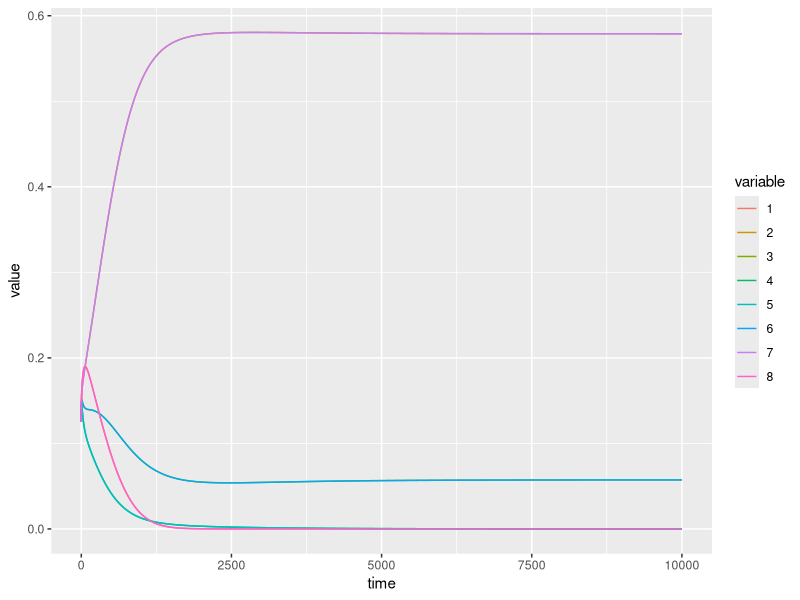
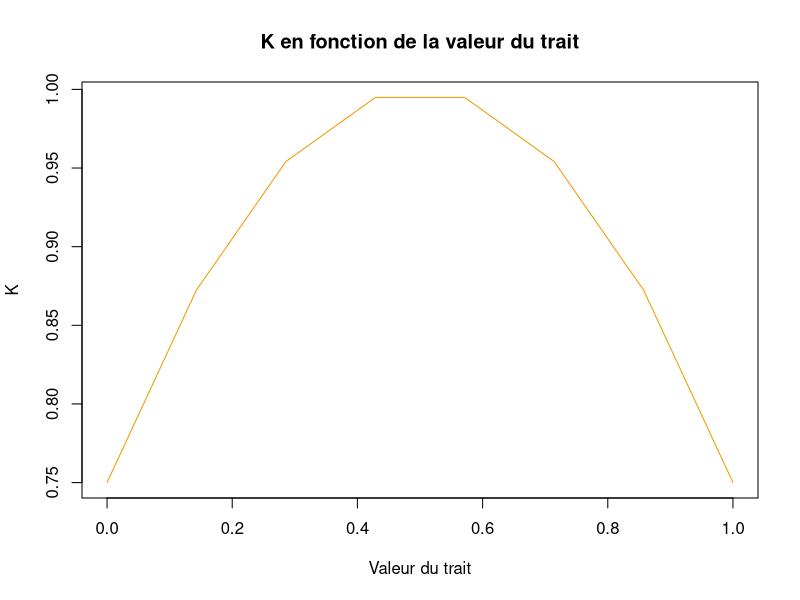
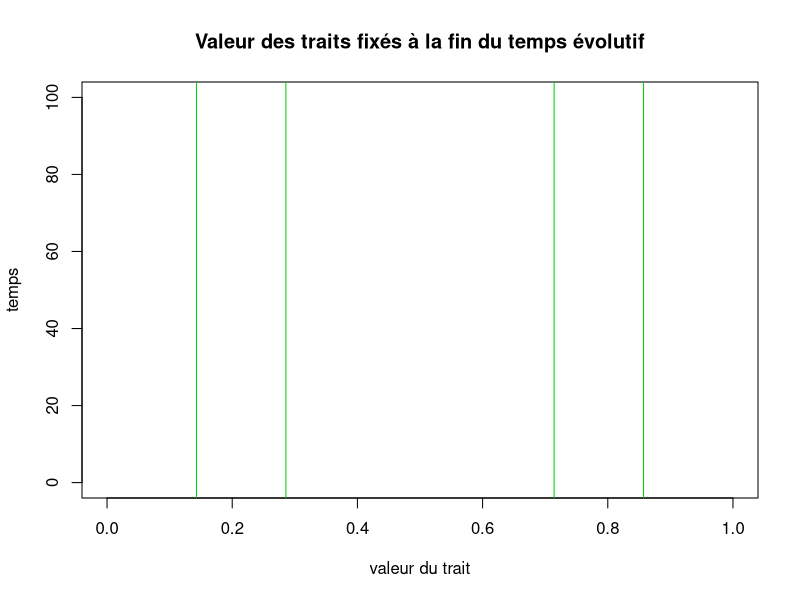
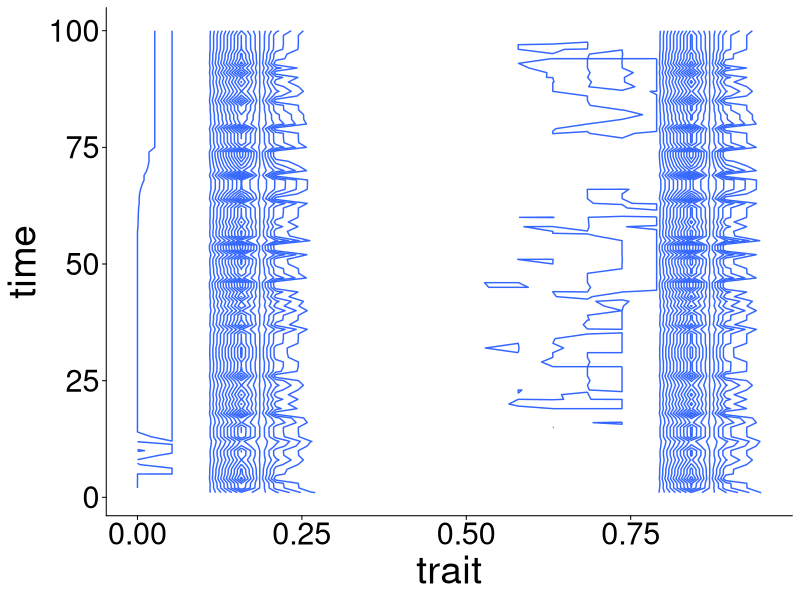
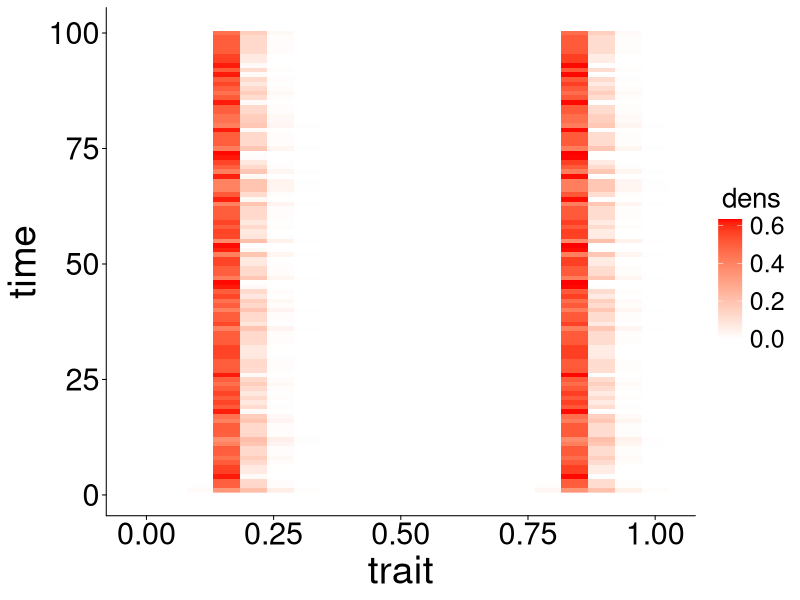
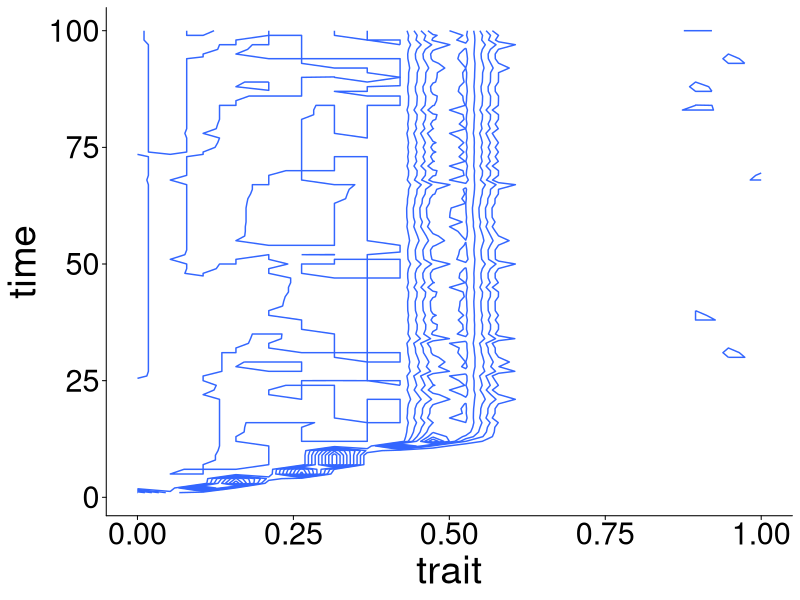
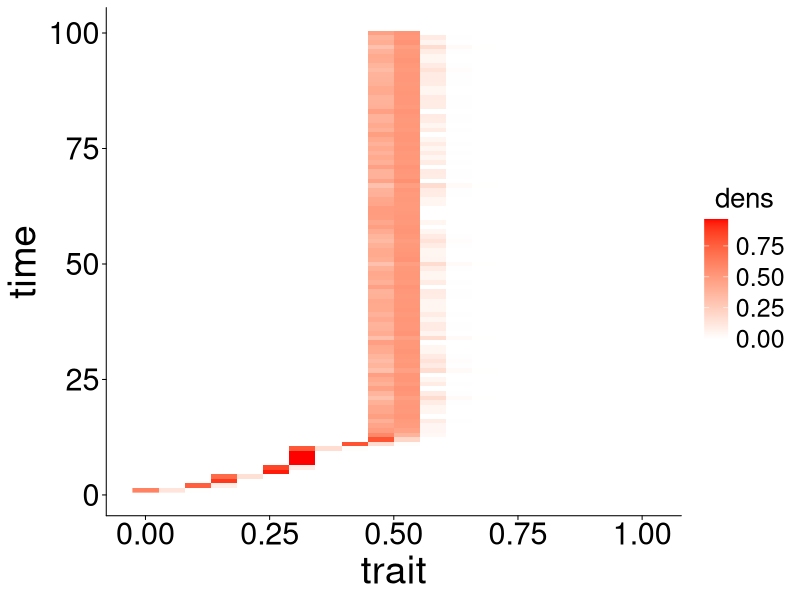

Write the R code that produced these figures, in order. (Note: this script raises an error after producing the figures.)
## ---- chunk 1
rm(list=ls())
library(deSolve)
library(tidyverse)
## ---- chunk 2
main_theme = theme_bw()+
  theme(line = element_blank(), 
        axis.line = element_line(colour = "black"),
        panel.border = element_blank(),
        axis.ticks =  element_line(colour = "black"),
        axis.text.x = element_text(colour = "black", size=22),
        axis.text.y = element_text(colour = "black", size=22),
        legend.title = element_text(colour = "black", size=20),
        legend.title.align=0.5,
        legend.text = element_text(colour = "black", size=18),
        axis.title=element_text(size=28))

## ---- chunk 3
# les valeurs des paramètres sont renseignées, elles pourront être réadaptées au besoin

K0 <- 1
lambda <- 1
x0 <- 1/2
xmin <- 0
xmax <- 1
N <- 8
sigma <- 0.5
r <- 0.5
epsilon <- 10^(-6)

#vecteur de paramètres
param <- c(K0, lambda, x0, xmin, xmax, N, sigma,r, epsilon)
## ---- chunk 4
matriceM <- function (param){
  #paramètres
  K0 <- param[1]
  lambda <- param[2]
  x0 <- param[3]
  xmin <- param[4]
  xmax <- param[5]
  N <- param[6]
  sigma <- param[7]
  r <- param[8]
  epsilon <- param[9]
  
  K <- c()
  
  # création des N valeurs de trait phénotypiques
  X = seq(xmin, xmax, length.out = N)

  
  for (x in X){
    K <- c(K, max((K0 -lambda*(x-x0)^2), 0+epsilon)) # Calcul du K pour chaque valeur de trait.
    #Afin de ne pas obtenir de valeur négative, le maximum entre 0 et la valeur de K est retourné. un epsilon est ajouté au 0 pour pouvoir inverser K par la suite.
  }
  K <- K^(-1) #inversion de K
  B <- matrix(data = K, ncol=N, nrow=N) #les valeurs de K^(-1) sont ordonnées dans une matrice
  B <- t(B) # Transposons B
  
  D1 <- matrix(data=X, nrow= N, ncol = N, byrow= TRUE)
  D2 <- matrix(data=X, nrow= N, ncol = N, byrow= FALSE)
  C <- D2 - D1 # les valeurs des traits sont ordonnées par ligne et par colonne dans deux matrices et la différence est calculée
  
  A <- exp(-(C^2)/(2*sigma^2)) # application de la fonction
  
  M <- A*B #produit matriciel entre la matrice des K^(-1) et celle des traits
  
  return(M)
}
## ---- chunk 5
EDO_LK <- function(t, y, paraM){
  # paramètres
  r <- paraM[[1]][8]
  M <- paraM[[2]]

  dndt <- r*y*(1-y%*%M) # Equation différentielle 
    
  return(list(dndt))
  }
## ---- chunk 6
MatM <- matriceM(param)
paraM <- list(param, MatM) #passage de M en paramètre pour qu'elle soit un input de EDO_LK

# paramètres nécessaires à la résolution de l'équation différentielle
temps <- seq(0,10000,1)
nbarre <- rep(K0/N, N)

solution <- ode(y = nbarre, times = temps, func = EDO_LK, parms = paraM)
## ---- chunk 7
solution %>%
  as_tibble() %>%
  mutate_all(as.numeric) %>%
  pivot_longer(-time, names_to = "variable", values_to = "value") %>%
  ggplot() +
  aes(x = time, y = value, color = variable, xlab = "temps évolutif", ylab = "proportion du phénotype dans la population") +
  geom_line()
## ---- chunk 8
K <- c()
X <- seq(xmin, xmax, length.out = N)
for (x in X){
    K <- c(K, max((K0 -lambda*(x-x0)^2), 0+epsilon))
}

plot(x=X, y=K, type='l', col = "orange2", xlab= "Valeur du trait", main = "K en fonction de la valeur du trait")
## ---- chunk 9

etatfinal = solution[nrow(solution),2:ncol(solution)] #solution de l'équation différentielle au temps final
X = seq(xmin, xmax, length.out = N)

plot(NULL, ylim = c(0, 100), xlim= c(xmin, xmax), xlab="valeur du trait", ylab="temps", type='l', main ="Valeur des traits fixés à la fin du temps évolutif")
for (rgtrait in 1:length(etatfinal)){
  if (etatfinal[rgtrait] > 0.001){ #seuil
    abline(v = X[rgtrait], col='green3')
  }
}
## ---- chunk 10

sigma = 0.5
N <- 20 #nombre de traits

param <- c(K0, lambda, x0, xmin, xmax, N, sigma, r, epsilon)
MatM <- matriceM(param)
param <- list(param, MatM)

M <- 100 #temps évolutif répétition du temps t. 
p <- 0.1 #probanilité de mutation
X <- seq(xmin, xmax, length.out = N) #valeur des traits

nbarre <- rep(K0/N, N) #Une même portion d'individu partagent chaque trait

nTmat = matrix(nrow=M, ncol=length(X))

# --> mettre dans une fonction ?
for(m in 1:M){
  solution <- ode(y = nbarre, times = temps, func = EDO_LK, parms = param)
  nT = solution[nrow(solution),2:ncol(solution)]
  for (rgtrait in 1:length(nT)){
    if (nT[rgtrait] > 0.01){
      nTmute <- nT[1:length(nT)-1]*p
      a = runif(1,0,1) 
      if (a>0.5){ #mutation à droite
        nT[1:length(nT)-1] = nT[1:length(nT)-1] - nTmute
        nT[2:length(nT)] = nT[2:length(nT)] + nTmute
      }
      #else{ #mutation à gauche
        #nT[1:length(nT)-1] = nT[1:length(nT)-1] + nTmute
        #nT[2:length(nT)] = nT[2:length(nT)] - nTmute
      #}
    }
  }
  nbarre <- nT
  nTmat[m,] <- nT
}
 

## Affichage graphique

colnames(nTmat) = c(1:N) # on renome pour acceder à l'indice ensuite

nTmat = as.data.frame(nTmat) 

temps_evol <- seq(1, M, 1)
nTmat$time <- temps_evol # ajout du temps


nTmat_long = nTmat%>%
  pivot_longer(-time, values_to = "dens", names_to = "phenotype")

nTmat_long$trait = X[ as.numeric(nTmat_long$phenotype)] # étiquette du trait


## -> dans une fonction ?
ggplot(nTmat_long)+
  geom_contour(aes(trait, time,  z=dens))+
  scale_fill_gradient2(low = "white" ,
                       high = "red")+
  main_theme

ggplot(nTmat_long)+
  geom_raster(aes(trait, time,  fill=dens))+
  scale_fill_gradient2(low = "white" ,
                       high = "red")+
  main_theme
## ---- chunk 11
sigma = 2
N <- 20
param <- c(K0, lambda, x0, xmin, xmax, N, sigma, r, epsilon)
MatM <- matriceM(param)
param <- list(param, MatM)

M <- 100
p <- 0.1
X <- seq(xmin, xmax, length.out = N)

z <- rep(0,N)
z[1] <- 1

nbarre <- z # cette fois, toute la population possède le trait inoptimal à l'état inital.

nTmat = matrix(nrow=M, ncol=length(X))

for(m in 1:M){
  solution <- ode(y = nbarre, times = temps, func = EDO_LK, parms = param)
  nT = solution[nrow(solution),2:ncol(solution)]
  for (rgtrait in 1:length(nT)){
    if (nT[rgtrait] > 0.01){
      nTmute <- nT[1:length(nT)-1]*p
      a = runif(1,0,1) 
      if (a>0.5){ #mutation à droite
        nT[1:length(nT)-1] = nT[1:length(nT)-1] - nTmute
        nT[2:length(nT)] = nT[2:length(nT)] + nTmute
      }
      #else{ #mutation à gauche
        #nT[1:length(nT)-1] = nT[1:length(nT)-1] + nTmute
        #nT[2:length(nT)] = nT[2:length(nT)] - nTmute
      #}
    }
  }
  nbarre <- nT
  nTmat[m,] <- nT
}
 

 
#### et on plot !


colnames(nTmat) = c(1:N) # on renome pour acceder à l'indice ensuite

nTmat = as.data.frame(nTmat) 

temps_evol <- seq(1, M, 1)
nTmat$time <- temps_evol # ajout du temps


nTmat_long = nTmat%>%
  pivot_longer(-time, values_to = "dens", names_to = "phenotype")

nTmat_long$trait = X[ as.numeric(nTmat_long$phenotype)] # étiquette du trait



ggplot(nTmat_long)+
  geom_contour(aes(trait, time,  z=dens))+
  scale_fill_gradient2(low = "white" ,
                       high = "red")+
  main_theme

ggplot(nTmat_long)+
  geom_raster(aes(trait, time,  fill=dens))+
  scale_fill_gradient2(low = "white" ,
                       high = "red")+
  main_theme
## ---- chunk 12

sigma = 0.5
N <- 20
param <- c(K0, lambda, x0, xmin, xmax, N, sigma, r, epsilon)
MatM <- matriceM(param)
param <- list(param, MatM)

M <- 100
p <- 0.1
X <- seq(xmin, xmax, length.out = N)

z <- rep(0,N)
z[1] <- 1

nbarre <- z#rep(K0/N, N)

nTmat = matrix(nrow=M, ncol=length(X))

for(m in 1:M){
  solution <- ode(y = nbarre, times = temps, func = EDO_LK, parms = param)
  nT = solution[nrow(solution),2:ncol(solution)]
  for (rgtrait in 1:length(nT)){
    if (nT[rgtrait] > 0.01){
      nTmute <- nT[1:length(nT)-1]*p
      a = runif(1,0,1) 
      if (a>0.5){ #mutation à droite
        nT[1:length(nT)-1] = nT[1:length(nT)-1] - nTmute
        nT[2:length(nT)] = nT[2:length(nT)] + nTmute
      }
      #else{ #mutation à gauche
        #nT[1:length(nT)-1] = nT[1:length(nT)-1] + nTmute
        #nT[2:length(nT)] = nT[2:length(nT)] - nTmute
      #}
    }
  }
  nbarre <- nT
  nTmat[m,] <- nT
}
 

 
#### et on plot !


colnames(nTmat) = c(1:N) # on renome pour acceder à l'indice ensuite

nTmat = as.data.frame(nTmat) 

temps_evol <- seq(1, M, 1)
nTmat$time <- temps_evol # ajout du temps


nTmat_long = nTmat%>%
  pivot_longer(-time, values_to = "dens", names_to = "phenotype")

nTmat_long$trait = X[ as.numeric(nTmat_long$phenotype)] # étiquette du trait



ggplot(nTmat_long)+
  geom_contour(aes(trait, time,  z=dens))+
  scale_fill_gradient2(low = "white" ,
                       high = "red")+
  main_theme

ggplot(nTmat_long)+
  geom_raster(aes(trait, time,  fill=dens))+
  scale_fill_gradient2(low = "white" ,
                       high = "red")+
  main_theme
